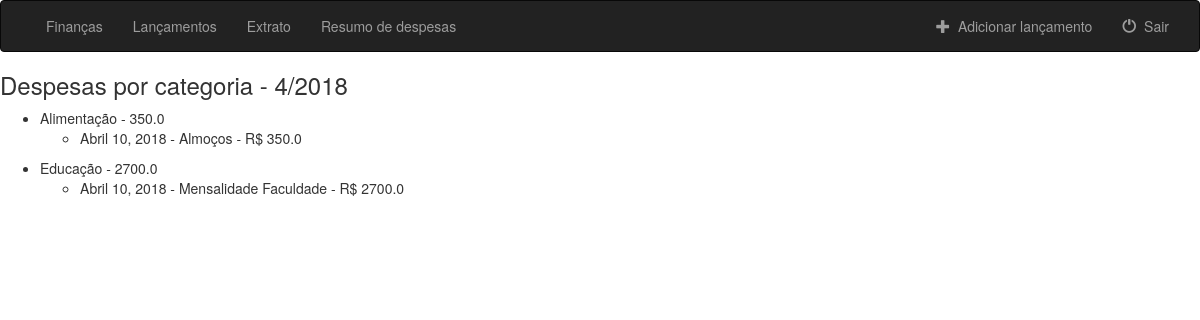
/finances/entries_by_category/ (signed in), run on an earlier commit of the app's database.
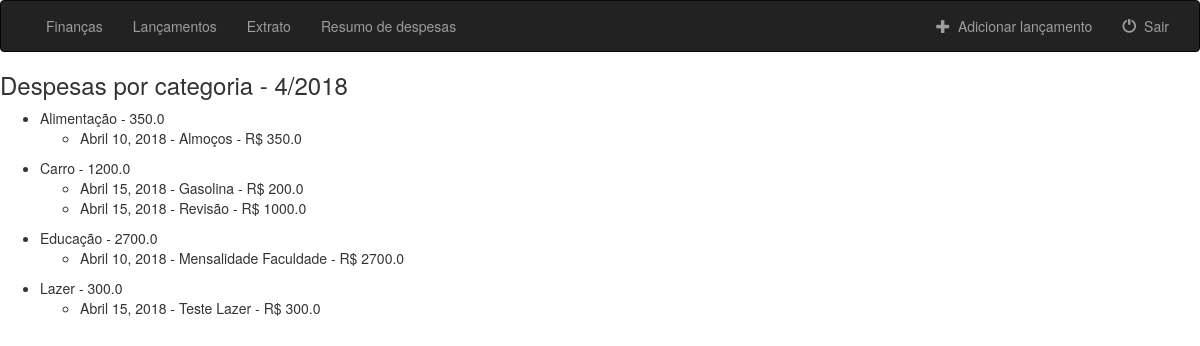
And on a later commit of the database.
### finances/models.py (models this page shows, shortened)
class Category(models.Model):
    INCOME = 'IN'
    EXPENSE = 'EX'
    ENTRY_TYPE_CHOICES = (
        (INCOME, 'INCOME'),
        (EXPENSE, 'EXPENSE'),
    )
    entries_type = models.CharField(
        max_length=2,
        choices=ENTRY_TYPE_CHOICES,
        default= EXPENSE,
    )
    description = models.CharField(max_length=100)

class Entry(models.Model):
    agent = models.ForeignKey(User, on_delete=models.CASCADE)
    category = models.ForeignKey(Category, on_delete=models.CASCADE)
    description = models.CharField(max_length=100)
    amount = models.FloatField()
    entry_date = models.DateField(default=timezone.now)
    objects = EntryManager()

### finances/views.py (the view)
# urls.py: path('entries_by_category/', views.EntriesByCategory.as_view(), name='entries_by_category'),
class EntriesByCategory(LoginRequiredMixin, View):
    template_name = 'finances/entries_by_category.html'
    login_url = "finances:login_user"
    def get(self, request):
        return get_list_entries(request, None, self.template_name)

### finances/models.py (called while the page is built)
    def get_entries(self, user, month, year, limit, entry_type):
        try:
            return self.order_by('entry_date').filter(
                agent=user, category__in=Category.objects.filter(entries_type__in=entry_type),
                entry_date__month=month, entry_date__year=year
                )[:limit]
        except ObjectDoesNotExist:
            return None

    def get_incomes(self, user, month, year, limit):
        return self.get_entries(user, month, year, limit, [('IN')])

    def get_expenses(self, user, month, year, limit):
        return self.get_entries(user, month, year, limit, [('EX')])

    def get_all_entries(self, user, month, year, limit):
        return self.get_entries(user, month, year, limit, [('IN'), ('EX')])

    def get_entries_amount(self, user, entries):
        return entries.aggregate(Sum('amount'))

    def get_amount_expenses_by_category(self, user, month, year, limit):
        expenses = self.get_expenses(user, month, year, limit)
        return expenses.order_by('category__description').values('category__description').annotate(Sum('amount'))

    def get_expenses_by_category(self, user, month, year, limit):
        expenses = self.get_expenses(user, month, year, limit).values('category__description', 'description', 'amount', 'entry_date')
        return expenses.order_by('category__description', 'entry_date')

### finances/templatetags/get_sum.py (called while the page is built)
@register.filter
def get_sum(List, i):
    return List[int(i)].get('amount__sum')

### finances/views.py (called while the page is built)
def get_months():
    months = []
    for i in range(1,13):
        months.append((i, calendar.month_name[i]))
    return months

def get_years(current_year, limit):
    years = []
    for i in range(current_year - limit, current_year + limit):
        years.append(i)
    return years

def get_list_expenses_by_category(request, limit, month, year):
    expenses =  Entry.objects.get_expenses_by_category(request.user, month, year, None)
    expenses_by_category = {}
    for result in expenses:
        key = result['category__description']
        if result['category__description'] in expenses_by_category:
            expenses_by_category[result['category__description']].append([
            result['entry_date'],
            result['description'],
            result['amount']
            ])
        else:
            expenses_by_category.setdefault(key, [])
            expenses_by_category[key].append([
            result['entry_date'],
            result['description'],
            result['amount']
            ])
    return expenses_by_category

### finances/templates/finances/entries_by_category.html (shortened to what this page needs)
{% extends 'finances/base.html' %}
{% load get_sum %}
{% block body %}
<h3>Despesas por categoria - {{current_month}}/{{current_year}}</h3>
{% if entries_by_category %}
    {% for key, values in entries_by_category.items %}
        <ul>
            <li>{{key}} - {{category_amount|get_sum:forloop.counter0}}
                <ul>
                    {% for value in values %}
                        <li>{{value.0}} - {{value.1}} - R$ {{value.2}} </li>
                    {% endfor %}
                </ul>
            </li>
        </ul>
    {% endfor %}
{% endif %}
{% endblock %}

### finances/templates/finances/base.html (shortened to what this page needs)
<!DOCTYPE html>
<html lang="pt-br">
<head>
    <link rel="stylesheet" href="https://maxcdn.bootstrapcdn.com/bootstrap/3.3.6/css/bootstrap.min.css">
</head>
<body>
    <nav class="navbar navbar-inverse">
        <div class="container-fluid">
            <div class="collapse navbar-collapse" id="topNavBar">
                <ul class="nav navbar-nav">
                    <li><a href="{% url 'finances:index' %}">Finanças</a></li>
                    <li><a href="{% url 'finances:list_entry' %}">Lançamentos</a></li>
                    <li><a href="{% url 'finances:entries_statement' %}">Extrato</a></li>
                    <li><a href="{% url 'finances:entries_by_category' %}">Resumo de despesas</a></li>
                </ul>
                <ul class="nav navbar-nav navbar-right">
                    <li>
                        <a href="{% url 'finances:create_entry' %}">
                            <span class="glyphicon glyphicon-plus" aria-hidden="true"></span>&nbsp; Adicionar lançamento
                        </a>
                    </li>
                    <li>
                        <a href="{% url 'finances:logout_user' %}">
                            <span class="glyphicon glyphicon-off" aria-hidden="true"></span>&nbsp; Sair
                        </a>
                    </li>
                </ul>
            </div>
        </div>
    </nav>
{% block body %}
{% endblock %}
</body>
</html>

What changed in the data, as far as the page shows it:
added Category: description "Carro", counter0 "1200.0"
added Entry: value "Abril 15, 2018", description "Gasolina", amount "200.0", shown under "Carro"
added Entry: value "Abril 15, 2018", description "Revisão", amount "1000.0", shown under "Carro"
added Category: description "Lazer", counter0 "300.0"
added Entry: value "Abril 15, 2018", description "Teste Lazer", amount "300.0", shown under "Lazer"
